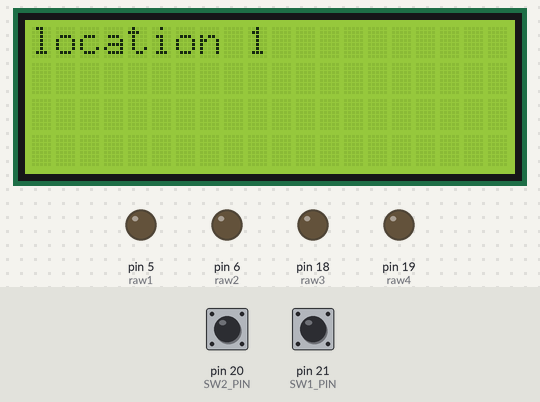
This sketch was run on a simulated Arduino Mega 2560, built with avr-gcc and run on an emulated ATmega2560. Shown: 20×4 character LCD, output pins drawn as LEDs (lit = HIGH). Inputs (shaded band) come from the test bench; at power-on: pin 20 (SW2_PIN) LOW, pin 21 (SW1_PIN) HIGH. Pins used as bus, display or sensor lines are not drawn.

Above: at 4.2 s.
4.3 s: pin 20 (SW2_PIN) pulled HIGH for 0.15 s
At 5.3 s:
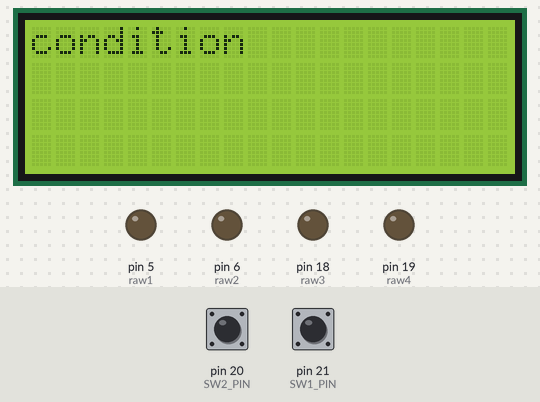
5.9 s: pin 20 (SW2_PIN) pulled HIGH for 1 s
At 7.8 s:
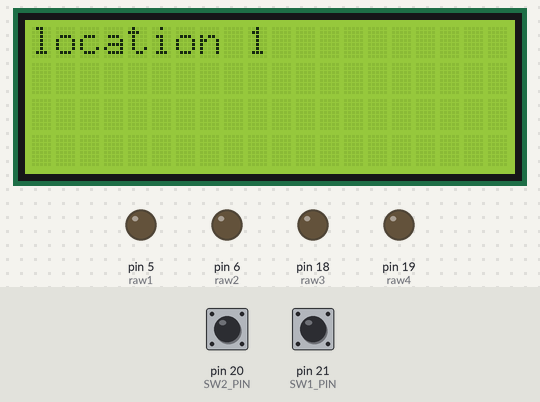
8.4 s: pin 21 (SW1_PIN) pulled LOW for 0.15 s
10.1 s: pin 20 (SW2_PIN) pulled HIGH for 3.2 s
At 13.9 s:
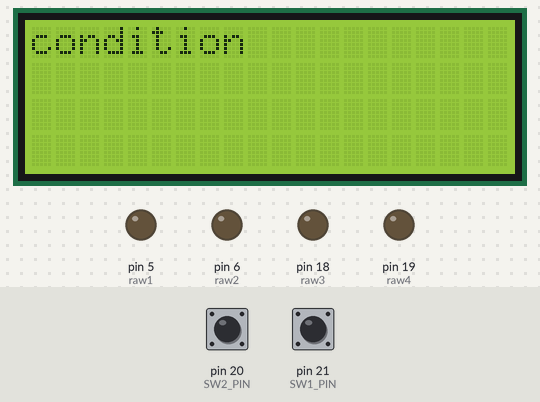
Timing chart, 0 to 15.4 s (numbered marks = the images above; inputs shaded):
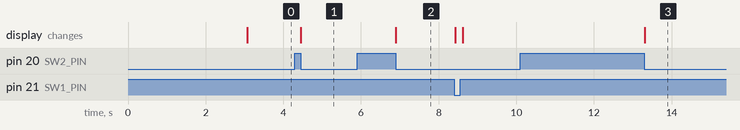

Measured:
- after the input at 4.3 s, the display: changes after 0.15 s (image 1)
- after the input at 5.9 s, the display: changes after 1.0 s (image 2)
- after the input at 10.1 s, the display: changes after 3.2 s (image 3)

The sketch:

lcd.ino
```cpp
#define RS_PIN 4
#define E_PIN 7
#define DB4_PIN 8
#define DB5_PIN 9
#define DB6_PIN 10
#define DB7_PIN 11

#define SW1_PIN 21
#define SW2_PIN 20

#define raw1 5
#define raw2 6
#define raw3 18
#define raw4 19

#define col1 26
#define col2 27
#define col3 28
#define col4 29

bool SW1;
bool SW2;

#include <LiquidCrystal.h>

LiquidCrystal lcd(RS_PIN, E_PIN, DB4_PIN, DB5_PIN, DB6_PIN, DB7_PIN);

void setup() {
  SW1 = 1;
  SW2 = 1;
  pinMode(SW1_PIN, INPUT);
  pinMode(SW2_PIN, INPUT);

  pinMode(raw1, OUTPUT);
  pinMode(raw2, OUTPUT);
  pinMode(raw3, OUTPUT);
  pinMode(raw4, OUTPUT);

  pinMode(col1, OUTPUT);
  pinMode(col2, OUTPUT);
  pinMode(col3, OUTPUT);
  pinMode(col4, OUTPUT);

  digitalWrite(col1, HIGH);
  digitalWrite(col2, HIGH);
  digitalWrite(col3, HIGH);
  digitalWrite(col4, HIGH);

  digitalWrite(raw1, LOW);
  digitalWrite(raw2, LOW);
  digitalWrite(raw3, LOW);
  digitalWrite(raw4, LOW);

  lcd.begin(20,4);
  lcd.print("START");
  delay(3000);
}

void loop() {
  if (digitalRead(SW1_PIN) == LOW) {
    SW1=0;
  } else {
    SW1=1;
  }
  if (digitalRead(SW2_PIN) == HIGH) {
    SW2=(SW2+1)%2;
  }
  while(digitalRead(SW2_PIN) == HIGH);

  lcd.setCursor(0, 0);
  if(SW2){
    if(SW1) lcd.print("location 1");
    else lcd.print("location 2");
  }else{
    lcd.print("condition  ");
  }

  delay(100);
}
```
